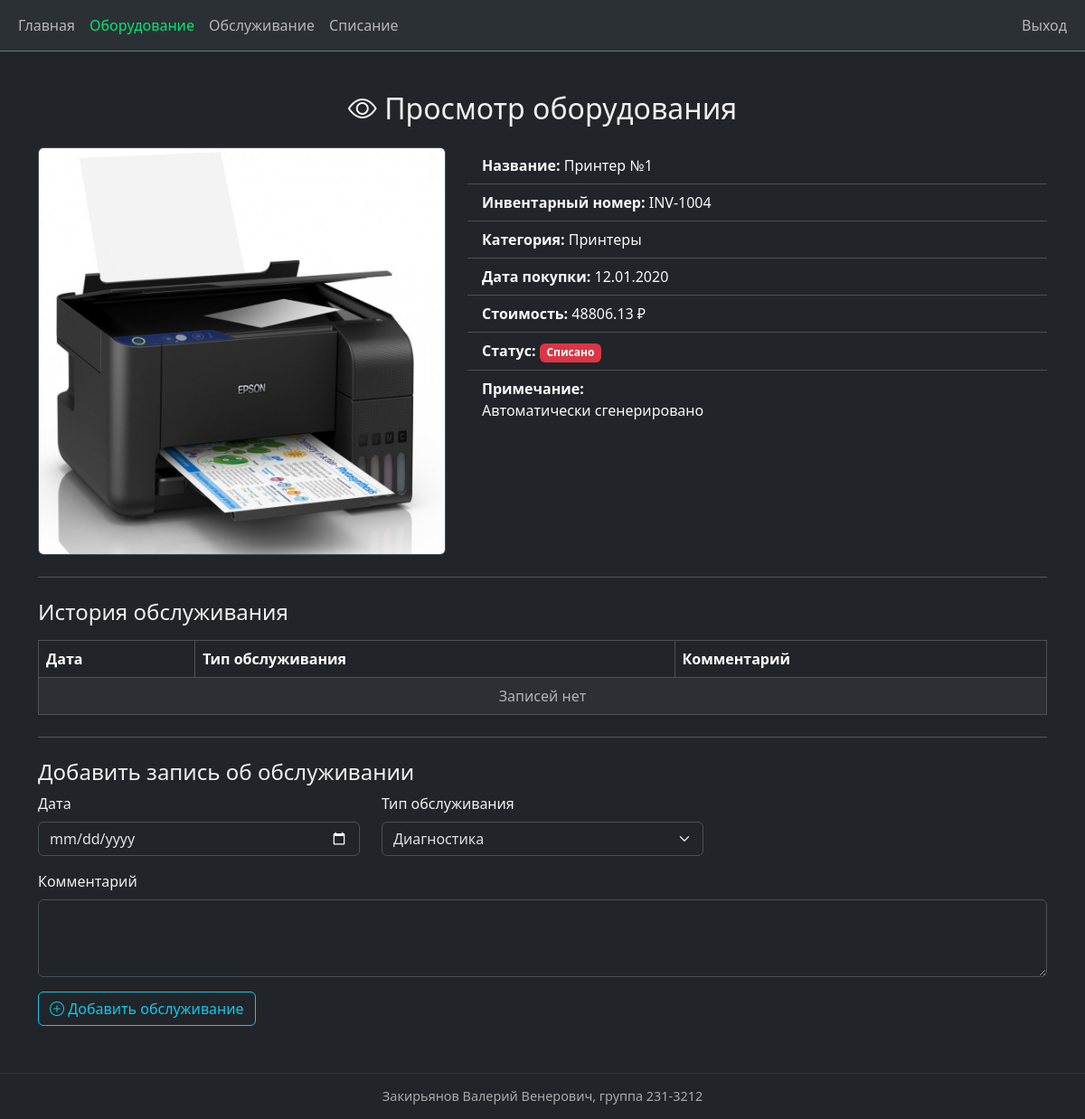
The app's page /equipment/5 (signed in), older data.
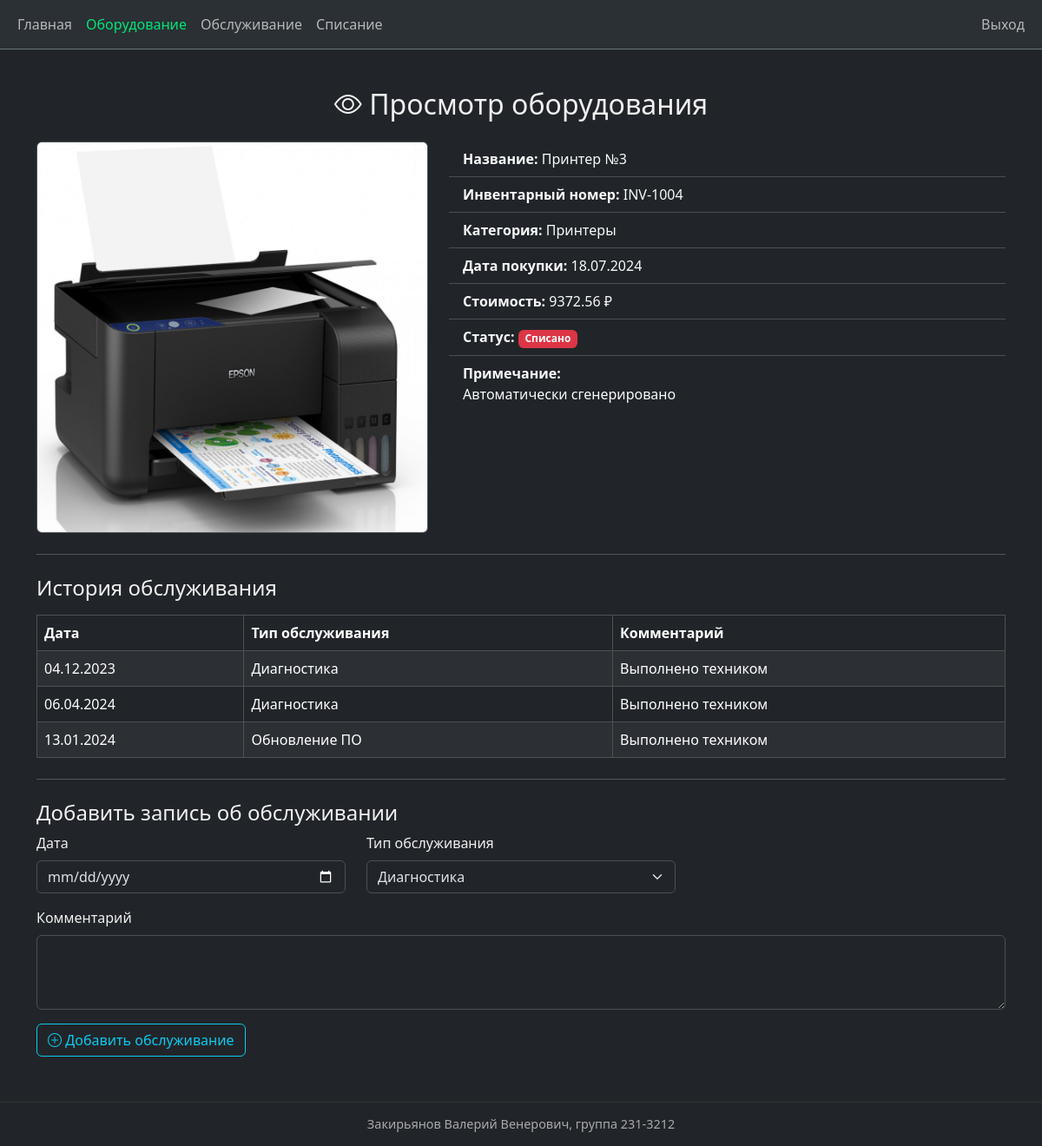
The same page, newer data.
### app/models.py (models this page shows)
class Image(db.Model):
    id = db.Column(db.Integer, primary_key=True)
    filename = db.Column(db.String(128), nullable=False)
    mime_type = db.Column(db.String(64), nullable=False)
    md5_hash = db.Column(db.String(64), nullable=False, unique=True)
    equipment = db.relationship('Equipment', backref='image', uselist=False)

class Equipment(db.Model):
    id = db.Column(db.Integer, primary_key=True)
    name = db.Column(db.String(100), nullable=False)
    inventory_number = db.Column(db.String(50), unique=True, nullable=False)
    category_id = db.Column(db.Integer, db.ForeignKey('category.id'), nullable=False)
    purchase_date = db.Column(db.Date, nullable=False)
    price = db.Column(db.Numeric(10, 2), nullable=False)
    status = db.Column(db.Enum('active', 'repair', 'disposed', name='status_enum'), nullable=False)
    note = db.Column(db.Text)
    image_id = db.Column(db.Integer, db.ForeignKey('image.id'))
    maintenance = db.relationship('Maintenance', backref='equipment', cascade="all, delete")
    disposal = db.relationship('Disposal', backref='equipment', uselist=False, cascade="all, delete")
    responsibles = db.relationship('User', secondary=roles, backref='assigned_equipment')

class Category(db.Model):
    id = db.Column(db.Integer, primary_key=True)
    name = db.Column(db.String(64), nullable=False)
    description = db.Column(db.Text)
    equipment = db.relationship('Equipment', backref='category', lazy=True)

class Maintenance(db.Model):
    id = db.Column(db.Integer, primary_key=True)
    equipment_id = db.Column(db.Integer, db.ForeignKey('equipment.id'), nullable=False)
    date = db.Column(db.Date, default=datetime.utcnow, nullable=False)
    service_type = db.Column(db.String(100), nullable=False)
    comment = db.Column(db.Text)

### app/routes/equipment.py (the view, shortened to what this page needs)
@bp.route('/<int:id>', methods=['GET', 'POST'])
@login_required
def view_equipment(id):
    equipment = Equipment.query.get_or_404(id)
    form = MaintenanceForm()
    return render_template(
        'view_equipment.html',
        equipment=equipment,
        maintenance_history=equipment.maintenance,
        form=form,
        active='equipment'
    )

### app/forms.py
class MaintenanceForm(FlaskForm):
    date = DateField('Дата', validators=[DataRequired()])
    service_type = SelectField('Тип обслуживания', choices=[
    ('Диагностика', 'Диагностика'),
    ('Чистка', 'Чистка'),
    ('Обновление ПО', 'Обновление ПО')], validators=[DataRequired()])
    comment = TextAreaField('Комментарий', validators=[Optional()])
    submit = SubmitField('Добавить')

### app/__init__.py (called while the page is built)
def create_app():
    app = Flask(__name__, static_folder='../static')
    app.config['SECRET_KEY'] = os.getenv('SECRET_KEY', 'devsecret')
    app.config['SQLALCHEMY_DATABASE_URI'] = os.getenv('DATABASE_URL', 'sqlite:///equipment.db')
    app.config['SQLALCHEMY_TRACK_MODIFICATIONS'] = False
    app.config['UPLOAD_FOLDER'] = 'static/uploads/'
    app.config['DISPOSAL_FOLDER'] = os.path.join(app.root_path, 'static', 'disposals')
    db.init_app(app)
    Migrate(app, db)
    csrf.init_app(app)
    login_manager.init_app(app)
    from app.routes import equipment, auth, disposal, maintenance
    app.register_blueprint(equipment.bp)
    app.register_blueprint(auth.bp)
    app.register_blueprint(disposal.bp)
    app.register_blueprint(maintenance.bp)
    @login_manager.user_loader
    def load_user(user_id):
        return User.query.get(int(user_id))
    return app

### app/templates/view_equipment.html (shortened to what this page needs)
{% extends 'base.html' %}
{% block content %}
<h2 class="text-center mb-4">
    <i class="bi bi-eye"></i> Просмотр оборудования
</h2>
<div class="row">
    <div class="col-md-5">
        {% if equipment.image %}
    <img src="{{ url_for('static', filename='uploads/' + equipment.image.filename) }}" class="img-fluid rounded border">
{% else %}
    <div class="bg-secondary text-center text-white p-5 rounded">Фото отсутствует</div>
{% endif %}
    </div>
    <div class="col-md-7">
        <ul class="list-group list-group-flush">
            <li class="list-group-item bg-dark text-light"><strong>Название:</strong> {{ equipment.name }}</li>
            <li class="list-group-item bg-dark text-light"><strong>Инвентарный номер:</strong> {{ equipment.inventory_number }}</li>
            <li class="list-group-item bg-dark text-light"><strong>Категория:</strong> {{ equipment.category.name }}</li>
            <li class="list-group-item bg-dark text-light"><strong>Дата покупки:</strong> {{ equipment.purchase_date.strftime('%d.%m.%Y') }}</li>
            <li class="list-group-item bg-dark text-light"><strong>Стоимость:</strong> {{ equipment.price }} ₽</li>
            <li class="list-group-item bg-dark text-light">
                <strong>Статус:</strong>
                {% if equipment.status == 'disposed' %}<span class="badge bg-danger">Списано</span>{% endif %}
            </li>
            {% if equipment.note %}
                <li class="list-group-item bg-dark text-light"><strong>Примечание:</strong><br>{{ equipment.note }}</li>
            {% endif %}
        </ul>
    </div>
</div>
<hr class="my-4">
<h4>История обслуживания</h4>
<table class="table table-dark table-bordered table-striped mt-3">
    <thead>
        <tr>
            <th>Дата</th>
            <th>Тип обслуживания</th>
            <th>Комментарий</th>
        </tr>
    </thead>
    <tbody>
        {% for record in maintenance_history %}
        <tr>
            <td>{{ record.date.strftime('%d.%m.%Y') }}</td>
            <td>{{ record.service_type }}</td>
            <td>{{ record.comment }}</td>
        </tr>
        {% else %}
        <tr>
            <td colspan="3" class="text-center text-muted">Записей нет</td>
        </tr>
        {% endfor %}
    </tbody>
</table>
{% if current_user.role in ['admin', 'tech'] %}
<hr class="my-4">
<h4>Добавить запись об обслуживании</h4>
<form method="POST">
    <div class="row">
        <div class="col-md-4 mb-3">
            {{ form.date.label(class="form-label") }}
            {{ form.date(class="form-control") }}
        </div>
        <div class="col-md-4 mb-3">
            {{ form.service_type.label(class="form-label") }}
            {{ form.service_type(class="form-select") }}
        </div>
        <div class="col-md-12 mb-3">
            {{ form.comment.label(class="form-label") }}
            {{ form.comment(class="form-control", rows=3) }}
        </div>
    </div>
    <button type="submit" class="btn btn-outline-info">
        <i class="bi bi-plus-circle"></i> Добавить обслуживание
    </button>
</form>
{% endif %}
{% endblock %}

### app/templates/base.html (shortened to what this page needs)
<!DOCTYPE html>
<html lang="ru" data-bs-theme="dark">
<head>
    <link href="https://cdn.jsdelivr.net/npm/bootstrap@5.3.3/dist/css/bootstrap.min.css" rel="stylesheet">
    <link href="https://cdn.jsdelivr.net/npm/bootstrap-icons@1.10.5/font/bootstrap-icons.css" rel="stylesheet">
</head>
<body>
<nav class="navbar navbar-expand-lg bg-body-tertiary border-bottom border-secondary mb-4">
    <div class="container-fluid">
        <div class="collapse navbar-collapse" id="navbarNav">
            <ul class="navbar-nav me-auto mb-2 mb-lg-0">
                <li class="nav-item">
                    <a class="nav-link{% if active == 'home' %} active{% endif %}" href="/">Главная</a>
                </li>
                {% if current_user.is_authenticated %}
                    <li class="nav-item">
                        <a class="nav-link{% if active == 'equipment' %} active{% endif %}" href="/equipment">Оборудование</a>
                    </li>
                    {% if current_user.role in ['admin', 'tech'] %}
                    <li class="nav-item">
                        <a class="nav-link{% if active == 'service' %} active{% endif %}" href="/maintenance">Обслуживание</a>
                    </li>
                    {% endif %}
                    {% if current_user.role == 'admin' %}
                    <li class="nav-item">
                        <a class="nav-link{% if active == 'disposal' %} active{% endif %}" href="/disposal">Списание</a>
                    </li>
                    {% endif %}
                {% endif %}
            </ul>
            <ul class="navbar-nav">
                {% if current_user.is_authenticated %}
                    <li class="nav-item">
                        <a class="nav-link" href="/logout">Выход</a>
                    </li>
                {% else %}
                    <li class="nav-item">
                        <a class="nav-link" href="/login">Вход</a>
                    </li>
                {% endif %}
            </ul>
        </div>
    </div>
</nav>
<main class="container">
    {% block content %}{% endblock %}
</main>
<div class="footer">
    Закирьянов Валерий Венерович, группа 231-3212
</div>
</body>
</html>

### app/templates/base.html (style rules this page uses)
html, body { height: 100%; margin: 0; }
body { display: flex; flex-direction: column; color: #f0f0f0; }
main { flex: 1; padding: 20px; }
.nav-link.active { color: #00e676 !important; }
.footer { font-size: 0.9em; color: #aaa; padding: 1em 0; text-align: center; border-top: 1px solid #333; margin-top: 2rem; }

Row changes from the older to the newer data that the page shows:
changed Equipment "INV-1004": name "Принтер №1" → "Принтер №3"; purchase_date "12.01.2020" → "18.07.2024"; price "48806.13" → "9372.56"
now on this page (row edited): Maintenance: date "04.12.2023", service_type "Диагностика", comment "Выполнено техником"
now on this page (row edited): Maintenance: date "06.04.2024", service_type "Диагностика", comment "Выполнено техником"
now on this page (row edited): Maintenance: date "13.01.2024", service_type "Обновление ПО", comment "Выполнено техником"
Text that changed along with them:
text no longer shown: "Записей нет"
